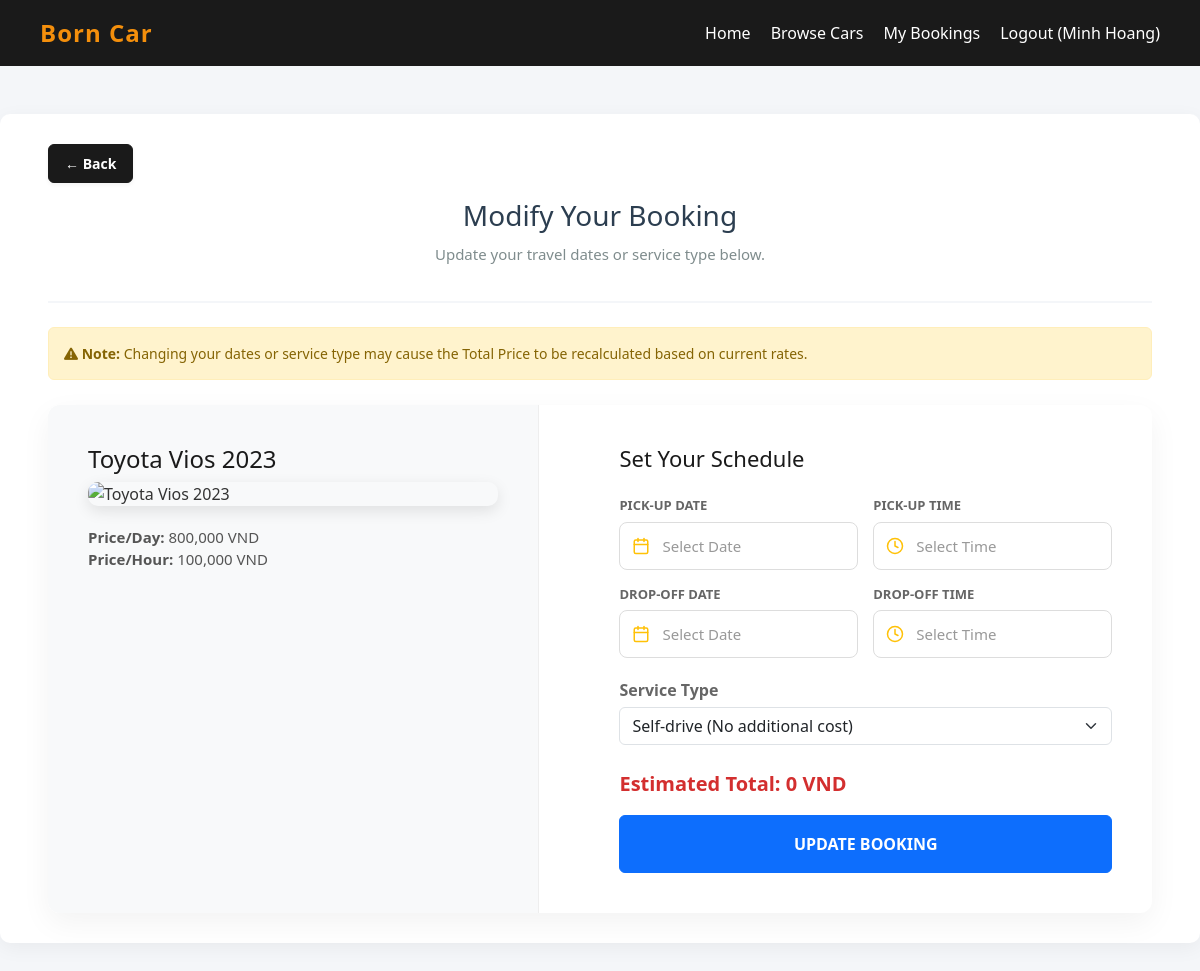
/index.php?action=edit_booking&id=29 (signed in), run on the app's committed database.
### tables this page shows
CREATE TABLE `bookings` (
  `id` int(11) NOT NULL,
  `user_id` int(11) NOT NULL,
  `car_id` int(11) NOT NULL,
  `pickup_datetime` datetime NOT NULL,
  `dropoff_datetime` datetime NOT NULL,
  `service_type` enum('self-drive','with-driver') NOT NULL,
  `total_price` decimal(12,2) NOT NULL,
  `status` enum('pending','confirmed','cancelled','completed') DEFAULT 'pending',
  `created_at` timestamp NOT NULL DEFAULT current_timestamp()
);

CREATE TABLE `cars` (
  `id` int(11) NOT NULL,
  `model_name` varchar(150) NOT NULL,
  `category` varchar(50) NOT NULL,
  `seats` int(11) NOT NULL,
  `fuel_type` varchar(50) NOT NULL,
  `transmission` enum('auto','manual') NOT NULL,
  `price_per_day` decimal(12,2) NOT NULL,
  `price_per_hour` decimal(12,2) NOT NULL,
  `image_url` varchar(255) DEFAULT NULL,
  `description` text DEFAULT NULL,
  `is_available` tinyint(1) DEFAULT 1,
  `created_at` timestamp NOT NULL DEFAULT current_timestamp(),
  `district` varchar(100) NOT NULL DEFAULT '',
  `address` varchar(255) NOT NULL DEFAULT ''
);

### datafunctions/booking_functions.php (called while the page is built, shortened)
<?php
function getUserBookingsById(PDO $db, int $booking_id, int $user_id)
{
    try {
        $sql = "SELECT b.*, c.model_name, c.image_url, c.price_per_day, c.price_per_hour
                FROM bookings b
                JOIN cars c ON b.car_id = c.id
                WHERE b.user_id = :user_id AND b.id = :booking_id
                LIMIT 1";
        $stmt = $db->prepare($sql);
        $stmt->execute([':user_id' => $user_id, ':booking_id' => $booking_id]);
        return $stmt->fetch(PDO::FETCH_ASSOC);
    } catch (PDOException $e) {
        error_log("getUserBookingsById Error: " . $e->getMessage());
        return false;
    }
}

### views/pages/user_edit_booking.php (the view, shortened to what this page needs)
<!DOCTYPE html>
<html lang="en">
<head>
    <link href="https://cdn.jsdelivr.net/npm/bootstrap@5.3.0/dist/css/bootstrap.min.css" rel="stylesheet">
    <link rel="stylesheet" href="https://cdnjs.cloudflare.com/ajax/libs/font-awesome/6.4.0/css/all.min.css">
    <link rel="stylesheet" href="css/style.css">
    <link rel="stylesheet" href="https://cdn.jsdelivr.net/npm/flatpickr/dist/flatpickr.min.css">
    <link rel="stylesheet" href="https://cdn.jsdelivr.net/npm/flatpickr/dist/plugins/monthSelect/style.css">
</head>
<body>
    <div class="navbar">
        <div class="logo"><strong>Born Car</strong></div>
        <div class="nav-links">
            <a href="index.php?action=home">Home</a>
            <a href="index.php?action=browse_cars">Browse Cars</a>
            <?php if (isset($_SESSION['user'])): ?>
                <a href="index.php?action=my_bookings">My Bookings</a>
                <a href="index.php?action=logout">Logout (<?= htmlspecialchars($_SESSION['user']['fullname']) ?>)</a>
            <?php endif; ?>
        </div>
    </div>
    <div class="edit-container container-fluid px-lg-5 mt-5" style="max-width: 1400px;">
        <a href="index.php?action=my_bookings" class="btn-back mb-3" onclick="if (window.history.length > 1) { event.preventDefault(); window.history.back(); }">&larr; Back</a>
        <div class="edit-header mb-4">
            <h2>Modify Your Booking</h2>
            <p>Update your travel dates or service type below.</p>
        </div>
        <?php if (!empty($booking)): ?>
            <div class="alert alert-warning">
                <strong><i class="fas fa-exclamation-triangle"></i> Note:</strong> Changing your dates or service type may cause the Total Price to be recalculated based on current rates.
            </div>
            <div class="booking-wrapper">
                <div class="car-summary-col">
                    <h2><?= htmlspecialchars($booking['model_name']) ?></h2>
                    <img
                        src="<?= !empty($booking['image_url']) ? htmlspecialchars($booking['image_url']) : 'https://images.unsplash.com/photo-1494976388531-d1058494cdd8?auto=format&fit=crop&w=600&q=80' ?>"
                        alt="<?= htmlspecialchars($booking['model_name']) ?>"
                        onerror="this.src='https://images.unsplash.com/photo-1494976388531-d1058494cdd8?auto=format&fit=crop&w=600&q=80'">
                    <div class="btn-inforcar">
                        <strong>Price/Day:</strong> <?= number_format($booking['price_per_day'], 0, '.', ',') ?> VND<br>
                        <strong>Price/Hour:</strong> <?= number_format($booking['price_per_hour'], 0, '.', ',') ?> VND
                    </div>
                </div>
                <div class="booking-form-col">
                    <h3>Set Your Schedule</h3>
                    <form id="bookingForm" method="POST" action="index.php?action=update_booking">
                        <div class="booking-schedule-grid">
                            <div class="schedule-item">
                                <label>Pick-up Date</label>
                                <div class="input-wrapper">
                                    <input type="text" id="pickup_date_display" class="schedule-input" placeholder="Select Date" readonly>
                                </div>
                            </div>
                            <div class="schedule-item relative-parent">
                                <label>Pick-up Time</label>
                                <div class="input-wrapper" id="pickup-time-wrapper" style="cursor: pointer;">
                                    <svg xmlns="http://www.w3.org/2000/svg" width="20" height="20" viewBox="0 0 24 24" fill="none" stroke="currentColor" stroke-width="2" stroke-linecap="round" stroke-linejoin="round" class="input-icon">
                                        <circle cx="12" cy="12" r="10"></circle>
                                        <polyline points="12 6 12 12 16 14"></polyline>
                                    </svg>
                                    <input type="text" id="pickup_time_display" class="schedule-input" placeholder="Select Time" readonly style="pointer-events: none;">
                                </div>
                            </div>
                            <div class="schedule-item">
                                <label>Drop-off Date</label>
                                <div class="input-wrapper">
                                    <input type="text" id="dropoff_date_display" class="schedule-input" placeholder="Select Date" readonly>
                                </div>
                            </div>
                            <div class="schedule-item relative-parent">
                                <label>Drop-off Time</label>
                                <div class="input-wrapper" id="dropoff-time-wrapper" style="cursor: pointer;">
                                    <svg xmlns="http://www.w3.org/2000/svg" width="20" height="20" viewBox="0 0 24 24" fill="none" stroke="currentColor" stroke-width="2" stroke-linecap="round" stroke-linejoin="round" class="input-icon">
                                        <circle cx="12" cy="12" r="10"></circle>
                                        <polyline points="12 6 12 12 16 14"></polyline>
                                    </svg>
                                    <input type="text" id="dropoff_time_display" class="schedule-input" placeholder="Select Time" readonly style="pointer-events: none;">
                                </div>
                            </div>
                        </div>
                        <div class="form-group service-type-group mb-4">
                            <label for="service_type" class="form-label">Service Type</label>
                            <select id="service_type" name="service_type" class="form-select" required onchange="calculateNewPrice()">
                                <option value="self-drive" <?= (isset($booking['service_type']) && $booking['service_type'] == 'self-drive') ? 'selected' : '' ?>>Self-drive (No additional cost)</option>
                            </select>
                        </div>
                        <div class="total-price-display mb-3">
                            Estimated Total: <span id="displayPrice">0</span> VND
                        </div>
                        <button type="submit" class="btn btn-primary w-100 py-3 fw-bold text-uppercase">Update Booking</button>
                    </form>
                </div>
            </div>
        <?php else: ?>
            <div class="msg-error">Booking information could not be loaded.</div>
            <a href="index.php?action=my_bookings" class="btn-back" onclick="if (window.history.length > 1) { event.preventDefault(); window.history.back(); }">&larr; Back</a>
        <?php endif; ?>
    </div>
</body>
</html>

### css/style.css (style rules this page uses)
body { font-family: "Segoe UI", Tahoma, Geneva, Verdana, sans-serif; background-color: #f4f6f8; margin: 0; color: #333; }
.navbar { background-color: #1a1a1a; color: #fff; padding: 15px 40px; display: flex; justify-content: space-between; gap: 20px; align-items: center; }
.navbar .nav-links { display: flex; align-items: center; justify-content: flex-end; gap: 20px; margin-left: auto; }
.navbar .logo strong { font-size: 24px; color: #f48f0c; letter-spacing: 1px; }
.navbar a { color: #fff; text-decoration: none; margin-left: 0; font-weight: 500; }
.booking-wrapper { display: flex; gap: 40px; background: #fff; border-radius: 12px; box-shadow: 0 10px 30px rgba(0, 0, 0, 0.05); overflow: hidden; align-items: stretch; }
.car-summary-col { flex: 1; background: #f8f9fa; padding: 40px; border-right: 1px solid #eee; display: flex; flex-direction: column; }
.car-summary-col h2 { margin-top: 0; color: #1a1a1a; font-size: 24px; }
.car-summary-col img { width: 100%; border-radius: 10px; object-fit: cover; margin-bottom: 20px; box-shadow: 0 5px 15px rgba(0, 0, 0, 0.1); }
.booking-form-col { flex: 1.2; padding: 40px; }
.booking-form-col h3 { margin-top: 0; margin-bottom: 25px; color: #1a1a1a; font-size: 22px; }
.form-group { margin-bottom: 20px; }
.form-group label { display: block; margin-bottom: 8px; font-weight: 600; color: #495057; }
.btn-back { display: inline-flex; text-decoration: none; color: #fff; font-weight: 700; font-size: 14px; padding: 8px 16px; background: #1a1a1a; border: 1px solid #1a1a1a; border-radius: 6px; box-shadow: 0 2px 4px rgba(0, 0, 0, 0.05); transition: all 0.3s; margin-bottom: 20px; }
.btn-inforcar { margin-bottom: 20px; font-size: 15px; color: #555; }
.form-group { margin-bottom: 15px; }
.form-group label { display: block; margin-bottom: 5px; color: #666; font-weight: bold; }
.alert { padding: 10px; margin-bottom: 15px; border-radius: 4px; }
.edit-container { max-width: 800px; margin: 50px auto; background: #fff; border-radius: 10px; box-shadow: 0 5px 20px rgba(0, 0, 0, 0.05); padding: 30px; font-family: "Segoe UI", Tahoma, Geneva, Verdana, sans-serif; }
.edit-header { text-align: center; border-bottom: 2px solid #f4f6f9; padding-bottom: 20px; margin-bottom: 30px; }
.edit-header h2 { color: #2c3e50; font-size: 28px; margin-bottom: 10px; }
.edit-header p { color: #7f8c8d; font-size: 15px; }
.alert-warning { background-color: #fff3cd; color: #856404; padding: 15px; border-radius: 6px; margin-bottom: 25px; font-size: 14px; border: 1px solid #ffeeba; }
body { background-color: #f4f6f9; margin: 0; font-family: "Segoe UI", Tahoma, Geneva, Verdana, sans-serif; }
.booking-schedule-grid { display: grid; grid-template-columns: 1fr 1fr; gap: 15px; margin-bottom: 25px; }
.schedule-item { display: flex; flex-direction: column; }
.schedule-item label { font-size: 13px; font-weight: 600; color: #555; margin-bottom: 6px; text-transform: uppercase; }
.input-wrapper { display: flex; align-items: center; background: #fff; border: 1px solid #ced4da; border-radius: 8px; padding: 10px 12px; transition: all 0.2s ease; cursor: pointer; }
.input-icon { color: #28a745; margin-right: 10px; flex-shrink: 0; }
.schedule-input { border: none; outline: none; background: transparent; width: 100%; font-size: 15px; color: #333; font-weight: 500; cursor: pointer; }
.booking-schedule-grid { display: grid; grid-template-columns: 1fr 1fr; gap: 15px; margin-bottom: 20px; }
.schedule-item label { display: block; font-size: 13px; font-weight: 600; color: #666; margin-bottom: 6px; }
.input-wrapper { position: relative; background: #fff; border: 1px solid #ddd; border-radius: 8px; display: flex; align-items: center; padding: 0 12px; height: 48px; transition: all 0.2s ease; }
.input-icon { color: #ffc107; margin-right: 10px; width: 18px; height: 18px; opacity: 1; }
.schedule-input { border: none; background: transparent; width: 100%; height: 100%; font-size: 15px; color: #1a1a1a; outline: none; font-weight: 500; cursor: pointer; }
.schedule-input::placeholder { color: #999; }
.relative-parent { position: relative; }
.total-price-display { font-size: 1.25rem; font-weight: bold; margin-top: 15px; color: #d32f2f; }

### data on the page
bookings: car.model_name "Toyota Vios 2023", car.price_per_day "800,000", car.price_per_hour "100,000", service_type "Self-drive (No additional cost)"

### other printed values
$_SESSION['user']['fullname'] "Minh Hoang"
